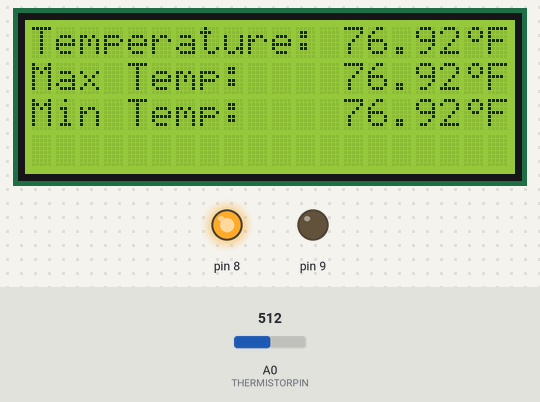
A sketch run on a simulated Arduino Uno, built with avr-gcc and run on an emulated ATmega328P. Shown: 20×4 character LCD, output pins drawn as LEDs (lit = HIGH). The inputs (shaded band) are chosen by the test bench; at power-on: A0 (THERMISTORPIN) = 512. What the sketch prints to the serial monitor is not drawn.

Above: at 1.2 s.
1.3 s: A0 (THERMISTORPIN) set to 0
At 2.7 s:
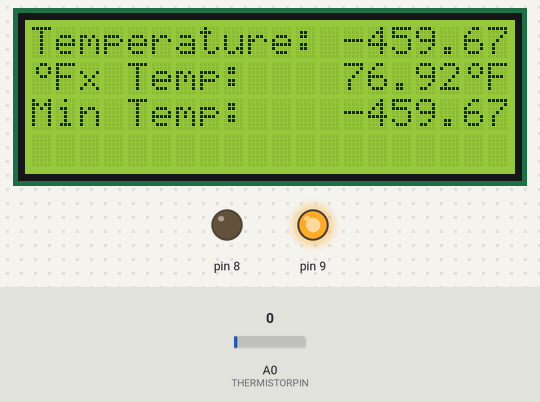
3.7 s: A0 (THERMISTORPIN) set to 900
At 5.2 s:
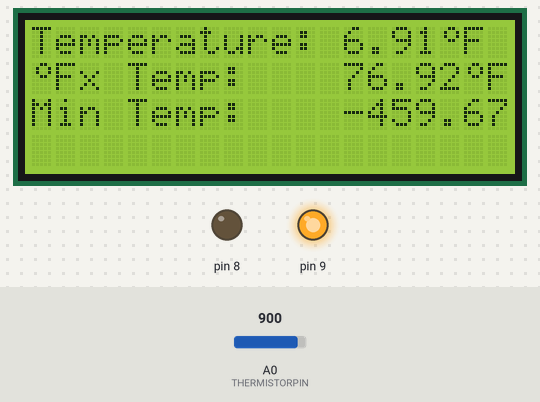
5.8 s: A0 (THERMISTORPIN) set to 807
At 7.6 s:
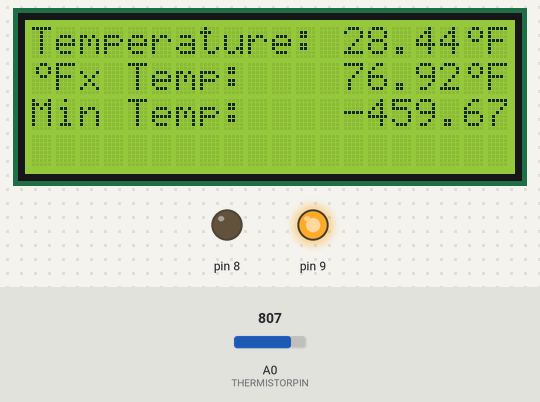
7.9 s: A0 (THERMISTORPIN) set to 775
At 9.0 s:
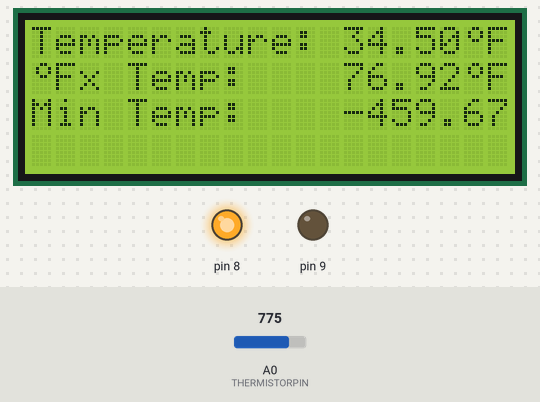
10.1 s: A0 (THERMISTORPIN) set to 384
At 11.4 s:
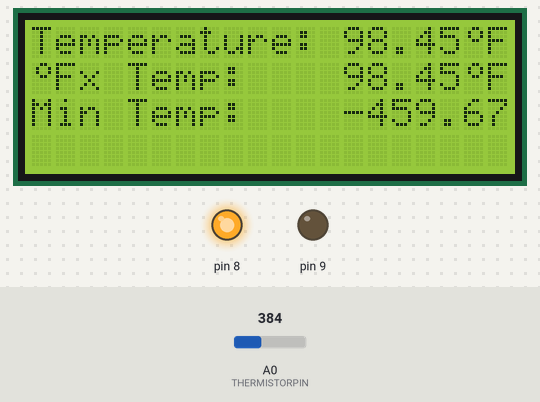
12.2 s: A0 (THERMISTORPIN) set to 364
At 13.9 s:
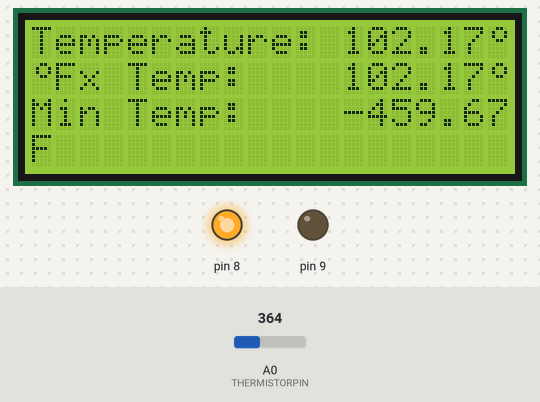
Timing chart, 0 to 15.3 s (numbered marks = the images above; inputs shaded):
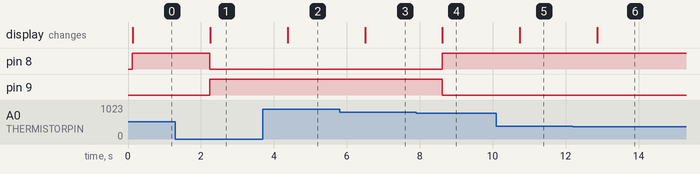

Measured:
- the behaviour switches between 789 and 788 on A0 (THERMISTORPIN) (found by bisection; images 3 and 4)
- the behaviour switches between 376 and 375 on A0 (THERMISTORPIN) (found by bisection; images 5 and 6)
- after the input at 1.3 s, pin 8: HIGH → LOW after 0.94 s; pin 9: LOW → HIGH after 0.94 s; the display: changes after 0.95 s (image 1)
- after the input at 3.7 s, the display: changes after 0.67 s (image 2)
- after the input at 5.8 s, the display: changes after 0.70 s (image 3)
- after the input at 7.9 s, pin 8: LOW → HIGH after 0.71 s; pin 9: HIGH → LOW after 0.71 s; the display: changes after 0.72 s (image 4)
- after the input at 10.1 s, the display: changes after 0.65 s (image 5)
- after the input at 12.2 s, the display: changes after 0.67 s (image 6)

The sketch:

thermistor_finalversion.ino
```cpp
//This program can determine the temperature by detecting
//the amount of resistance a thermistor provides
//The circuit requires one thermistor, one 10kOhm resistor, two 180Ohm resistors, and two LEDs
//The leds are connected to digital pins 8 and 9
//Pin 8 is activated when the temperature is within operational range (above 0 degrees celsius)
//Pin 9 is activated when the temperature is outside of operational range (below 0 degrees celsius)
//The program also prints temperature and resistance values to the serial monitor WHEN ENABLED
//all the serial.print functions are commented out at the moment
//Program also displays temp on lcd screen instead of serial monitor
//check lcd setup code to see how to set up lcd screen
//now keeps track of max and min temp in fahrenheit
#include <LiquidCrystal.h>
    // which analog pin to connect
    #define THERMISTORPIN A0
    // resistance at 25 degrees C
    #define THERMISTORNOMINAL 10000
    // temp. for nominal resistance (almost always 25 C)
    #define TEMPERATURENOMINAL 25
    // how many samples to take and average, more takes longer
    // but is more 'smooth'
    #define NUMSAMPLES 5
    // The beta coefficient of the thermistor (usually 3000-4000)
    #define BCOEFFICIENT 3950
    // the value of the 'other' resistor
    #define SERIESRESISTOR 10000
//setup uses pins 2, 3, 4, 5, 11, and 12 to control lcd functions
//potentiometer may be needed to adjust contrast on screen
const int rs = 12, en = 11, d4 = 5, d5 = 4, d6 = 3, d7 = 2;
LiquidCrystal lcd(rs, en, d4, d5, d6, d7);
    uint16_t samples[NUMSAMPLES];
    byte temp[8] = {
      B00110,
      B01001,
      B01001,
      B00110,
      B00000,
      B00000,
      B00000,
      B00000,
    };
     float tempfMax;
     float tempfMin;
    void setup(void) {
      lcd.createChar(0, temp);
      Serial.begin(9600);
      analogReference(EXTERNAL);
      pinMode(8, OUTPUT);
      pinMode(9, OUTPUT);
      lcd.begin(20,4);
      tempfMax = 0;
      tempfMin = 100;
    }

    void loop(void) {
      uint8_t i;
      float average;

      // take N samples in a row, with a slight delay
      for (i=0; i< NUMSAMPLES; i++) {
       samples[i] = analogRead(THERMISTORPIN);
       delay(10);
      }

      // average all the samples out
      average = 0;
      for (i=0; i< NUMSAMPLES; i++) {
         average += samples[i];
      }
      average /= NUMSAMPLES;
//
      //Serial.print("Average analog reading ");
      //Serial.println(average);

      // convert the value to resistance
      average = 1023 / average - 1;
      average = SERIESRESISTOR / average;
      //Serial.print("Thermistor resistance ");
      //Serial.println(average);

      float tempc;
      tempc = average / THERMISTORNOMINAL;     // (R/Ro)
      tempc = log(tempc);                  // ln(R/Ro)
      tempc /= BCOEFFICIENT;                   // 1/B * ln(R/Ro)
      tempc += 1.0 / (TEMPERATURENOMINAL + 273.15); // + (1/To)
      tempc = 1.0 / tempc;                 // Invert
      tempc -= 273.15;                         // convert to C
      float tempf;
      tempf = tempc * 1.8;                //convert to F
      tempf = tempf + 32;
      if (tempf > tempfMax)
      {
        tempfMax = tempf;
      }
      else
      {
        tempfMax = tempfMax;
      }
      if (tempfMin > tempf)
      {
        tempfMin = tempf;
      }
      else
      {
        tempfMin = tempfMin;
      }

      if (tempf < 32)
      {
      //Serial.println("Its too cold");
      //Serial.print("Temperature ");
      //Serial.print(tempc);
      //Serial.println(" C");
      //Serial.print("Temperature ");
      Serial.println(tempf);
      //Serial.println(" F");
      digitalWrite(9, HIGH);
      digitalWrite(8, LOW);
      lcd.clear();
      lcd.print("Temperature:");
      lcd.setCursor(13, 0);
      lcd.print(tempf);
      lcd.write(byte(0));
      lcd.print("F");
      lcd.setCursor(0, 1);
      lcd.print("Max Temp:");
      lcd.setCursor(13, 1);
      lcd.print(tempfMax);
      lcd.write(byte(0));
      lcd.print("F");
      lcd.setCursor(0, 2);
      lcd.print("Min Temp:");
      lcd.setCursor(13, 2);
      lcd.print(tempfMin);
      lcd.write(byte(0));
      lcd.print("F");
      }
      else
      {
      //Serial.println("its warm enough");
      //Serial.print("Temperature ");
      //Serial.print(tempc);
      //Serial.println(" C");
      //Serial.print("Temperature ");
      //Serial.println(tempf);
      //Serial.println(" F");
      digitalWrite(8, HIGH);
      digitalWrite(9, LOW);
      lcd.clear();
      lcd.print("Temperature:");
      lcd.setCursor(13, 0);
      lcd.print(tempf);
      lcd.write(byte(0));
      lcd.print("F");
      lcd.setCursor(0, 1);
      lcd.print("Max Temp:");
      lcd.setCursor(13, 1);
      lcd.print(tempfMax);
      lcd.write(byte(0));
      lcd.print("F");
      lcd.setCursor(0, 2);
      lcd.print("Min Temp:");
      lcd.setCursor(13, 2);
      lcd.print(tempfMin);
      lcd.write(byte(0));
      lcd.print("F");
      }
      delay(1000);
    }
```
